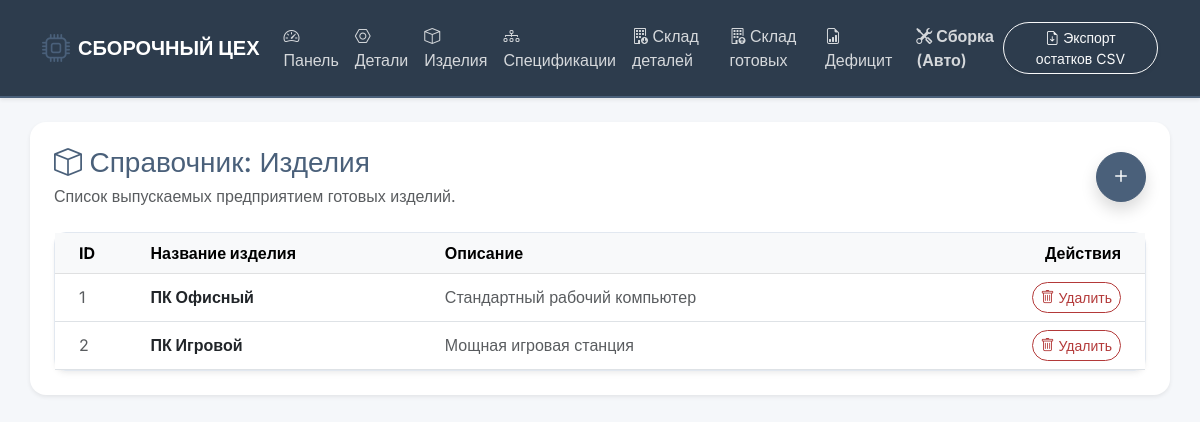
/products, run on an earlier commit of the app's database.
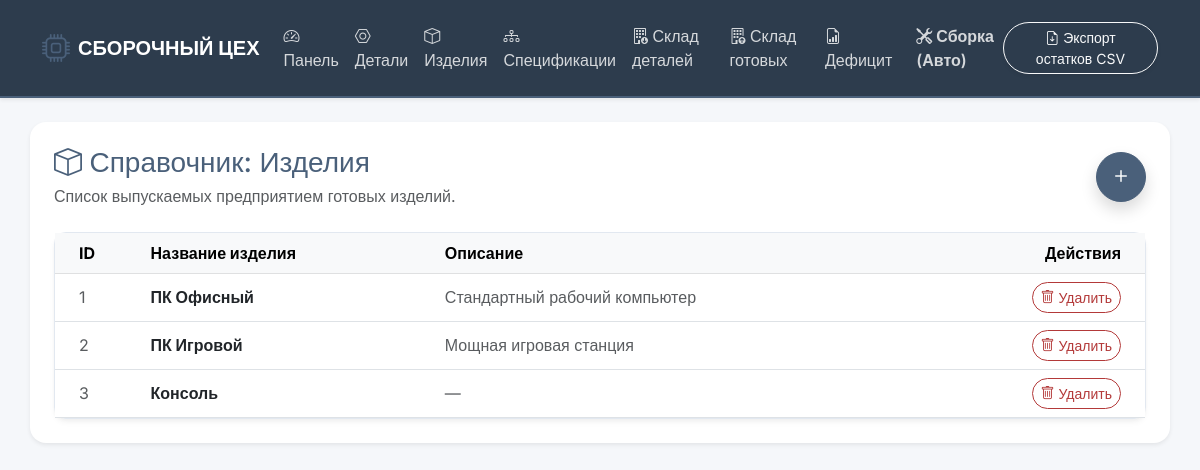
And on a later commit of the database.
### tables this page shows
CREATE TABLE product_type (
        id_product_type INTEGER PRIMARY KEY AUTOINCREMENT,
        name TEXT NOT NULL,
        description TEXT
    );

### app.py (the view)
@app.route('/products', methods=['GET', 'POST'])
def products():
    conn = get_db_connection()
    if request.method == 'POST':
        conn.execute('INSERT INTO product_type (name, description) VALUES (?, ?)', (request.form['name'], request.form['description']))
        conn.commit()
        flash('Новое изделие успешно добавлено!', 'success')
        return redirect(url_for('products'))
    data = conn.execute('SELECT * FROM product_type').fetchall()
    conn.close()
    return render_template('products.html', data=data)

### app.py (called while the page is built)
def get_db_connection():
    conn = sqlite3.connect('database.db')
    conn.row_factory = sqlite3.Row
    return conn

### templates/products.html (shortened to what this page needs)
{% extends 'base.html' %}
{% block content %}
<div class="d-flex justify-content-between align-items-center mb-4">
    <div>
        <h3 class="mb-1 text-primary"><i class="bi bi-box"></i> Справочник: Изделия</h3>
        <p class="text-muted mb-0">Список выпускаемых предприятием готовых изделий.</p>
    </div>
    <button class="btn btn-primary rounded-circle shadow" data-bs-toggle="modal" data-bs-target="#addProductModal" style="width: 50px; height: 50px; font-size: 24px; line-height: 1;">
        <i class="bi bi-plus"></i>
    </button>
</div>
<div class="card border-0 shadow-sm">
    <div class="card-body p-0">
        <div class="table-responsive">
            <table class="table table-hover align-middle mb-0">
                <thead class="table-light text-secondary">
                    <tr>
                        <th class="ps-4">ID</th>
                        <th>Название изделия</th>
                        <th>Описание</th>
                        <th class="text-end pe-4">Действия</th>
                    </tr>
                </thead>
                <tbody>
                    {% for row in data %}
                    <tr>
                        <td class="ps-4 text-muted">{{ row.id_product_type }}</td>
                        <td><strong>{{ row.name }}</strong></td>
                        <td class="text-muted">{{ row.description or '—' }}</td>
                        <td class="text-end pe-4">
                            <a href="/delete_product/{{ row.id_product_type }}" class="btn btn-sm btn-outline-danger rounded-pill" onclick="return confirm('Удалить это изделие и его связи?');">
                                <i class="bi bi-trash"></i> Удалить
                            </a>
                        </td>
                    </tr>
                    {% else %}
                    <tr>
                        <td colspan="4" class="text-center py-4 text-muted">Изделий пока нет в справочнике. Нажмите "+", чтобы добавить.</td>
                    </tr>
                    {% endfor %}
                </tbody>
            </table>
        </div>
    </div>
</div>
{% endblock %}

What changed in the data, as far as the page shows it:
added product_type: id_product_type "3", name "Консоль", description "—"
